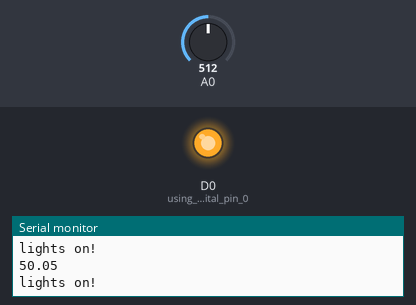
Recording of a sketch running on a simulated ESP8266 (NodeMCU). On the bench: output pins drawn as LEDs (lit = HIGH), the last lines printed to the serial monitor. Inputs (shaded band) come from the test bench; at power-on: A0 = 512.

Above: at 2.8 s.
2.9 s: A0 set to 494
At 5.2 s:
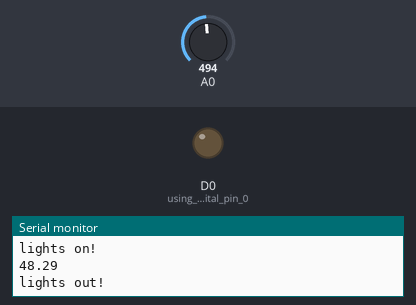
5.6 s: A0 set to 716
At 6.9 s:
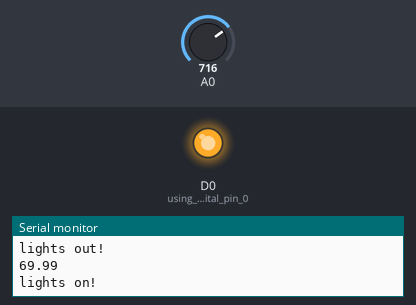
8.3 s: A0 set to 511
At 11.2 s:
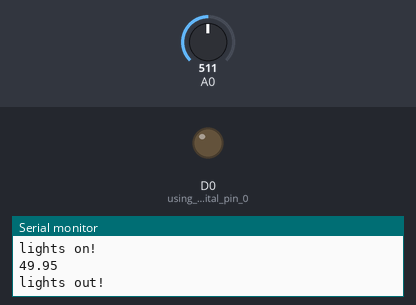
Timing chart, 0 to 12.7 s (numbered marks = the images above; inputs shaded):
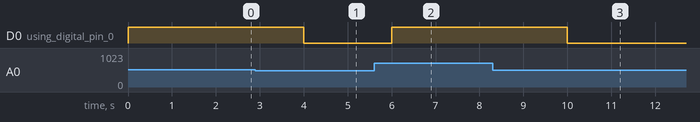

Measured:
- the behaviour switches between 512 and 511 on A0 (found by bisection; images 0 and 1)
- after the input at 2.9 s, D0 (using_digital_pin_0): HIGH → LOW after 1.1 s
- after the input at 5.6 s, D0 (using_digital_pin_0): LOW → HIGH after 0.40 s
- after the input at 8.3 s, D0 (using_digital_pin_0): HIGH → LOW after 1.7 s

The sketch:

sketch_oct22a.ino
```cpp
void setup() {
  pinMode(A0, INPUT);
  pinMode(D0, OUTPUT); // using digital pin 0
  Serial.begin(115200);
}

void loop() {

  int sensorValue = analogRead(A0);   // read the input on analog pin 0

  float percent = sensorValue * (100 / 1023.0);   // Convert the analog reading (which goes from 0 - 1023) to a value between 0 to 100

  Serial.println(percent);   // print out the value we read

  if(percent >= 50)
  {
    digitalWrite(D0, HIGH);
    Serial.println("lights on!");
  }
  else
  {
    digitalWrite(D0, LOW);
    Serial.println("lights out!");
  }

  delay(2000);

}
```
